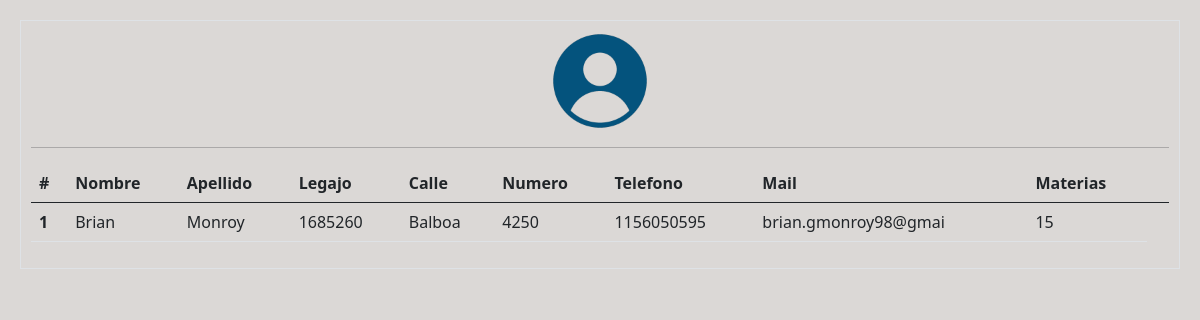
Page /vistas/detalleDeAlumno.php?id_alumno=1 on the committed database.
### tables this page shows
CREATE TABLE `alumnos` (
  `nombre` varchar(20) NOT NULL,
  `apellido` varchar(20) NOT NULL,
  `legajo` int(10) NOT NULL,
  `calle` varchar(20) NOT NULL,
  `numero` int(5) NOT NULL,
  `telefono` varchar(20) NOT NULL,
  `mail` varchar(20) NOT NULL,
  `materias` int(2) NOT NULL,
  `id_alumno` int(11) NOT NULL
);

### WEB/vistas/detalleDeAlumno.php (the view, shortened to what this page needs)
<html>
    <body class="fondo">
    <head>
    <link href="https://cdn.jsdelivr.net/npm/bootstrap@5.0.0-beta2/dist/css/bootstrap.min.css" rel="stylesheet">
    <link href="../css/estilos.css" rel="stylesheet">
    </head>
        <?php
        include '../bd/conect.php';
        $id_alumno=$_REQUEST['id_alumno'];
        $SQL = "SELECT * FROM alumnos WHERE id_alumno=$id_alumno";
        if(!$respuesta=$con->query($SQL)){
            echo $con->error;
        }
        echo '<div class="border">';
        echo '<div align="center"> <img src="recursos/usuario.png" widht=100 height=100> </div>';
        echo '<hr>';
        echo '<table class="table">
        <thead>
        <tr>
        <th scope="col">#</th>
        <th scope="col">Nombre</th>
        <th scope="col">Apellido</th>
        <th scope="col">Legajo</th>
        <th scope="col">Calle</th>
        <th scope="col">Numero</th>
        <th scope="col">Telefono</th>
        <th scope="col">Mail</th>
        <th scope="col">Materias</th>
        <th scope="col"></th>
        </tr>
        </thead>';
        echo '<tbody>';
        $fila = $respuesta->fetch_assoc();
        echo '<tr>';
        echo '<th scope="row">'.$fila['id_alumno'].'</th>';
        echo '<td>'.$fila['nombre'].'</td>';
        echo '<td>'.$fila['apellido'].'</td>';
        echo '<td>'.$fila['legajo'].'</td>';
        echo '<td>'.$fila['calle'].'</td>';
        echo '<td>'.$fila['numero'].'</td>';
        echo '<td>'.$fila['telefono'].'</td>';
        echo '<td>'.$fila['mail'].'</td>';
        echo '<td>'.$fila['materias'].'</td>';
        echo '</tr>';
        ?>
    </body>
</html>

### WEB/css/estilos.css (style rules this page uses)
.border { margin:20; padding:10; }
body { background-color:#FFFFFF; }
.fondo { background-color:#DBD8D6; }
hr { margin-top: 1rem; margin-bottom: 1rem; border: 0; border-top: 1px solid rgba(0, 0, 0, 0.1); }

### rows in the picture
alumnos: id_alumno "1", nombre "Brian", apellido "Monroy", legajo "1685260", calle "Balboa", numero "4250", telefono "1156050595", mail "brian.gmonroy98@gmai", materias "15"
